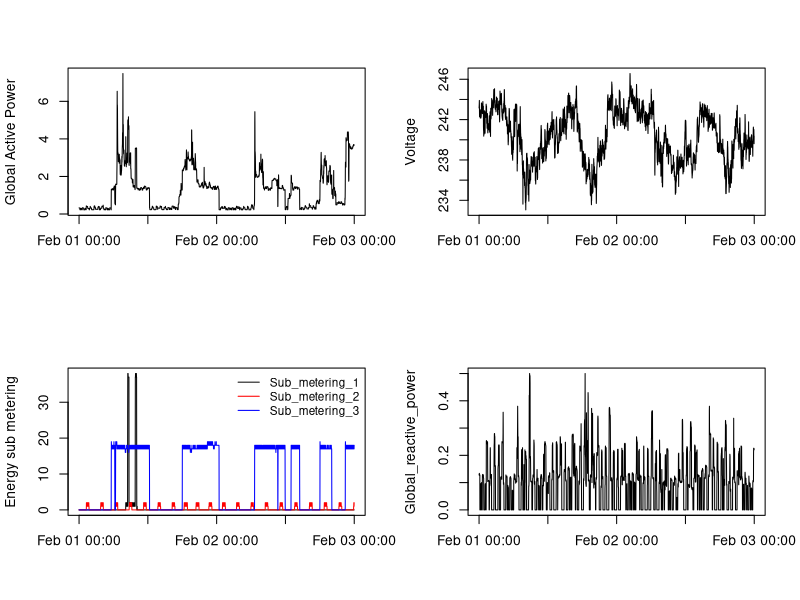

Recreate this plot in R.
library(data.table)

hpc <- fread("./household_power_consumption.txt", na.strings="?")
hpc <- hpc[(hpc$Date=='1/2/2007' | hpc$Date=='2/2/2007'),]
gap <- as.numeric(hpc$Global_active_power)
grp <- as.numeric(hpc$Global_reactive_power)
vol <- as.numeric(hpc$Voltage)
sub1 <- as.numeric(hpc$Sub_metering_1)
sub2 <- as.numeric(hpc$Sub_metering_2)
sub3 <- as.numeric(hpc$Sub_metering_3)
getDateTime = function(d, t) {
  paste(d, t, sep=" ")
}
dt <- mapply(getDateTime, hpc$Date, hpc$Time)
dtp <- sapply(dt, as.POSIXct, format="%d/%m/%Y %H:%M:%S")
dtp <- as.POSIXlt(dtp, origin="1970-01-01")

png(filename="./plot4.png", width=480, height=480)
par(mfrow=c(2,2))
# First plot
ylabel <- "Global Active Power"
plot(dtp, gap, xlab="", ylab=ylabel, type="l")
# Second plot
ylabel <- "Voltage"
plot(dtp, vol, xlab="", ylab=ylabel, type="l")
# Third plot
ylabel <- "Energy sub metering"
plot(dtp, sub1, xlab="", ylab=ylabel, type="n")
lines(dtp, sub1) ; lines(dtp, sub2, col="red") ; lines(dtp, sub3, col="blue")
legend("topright", cex=0.85, bty='n', lty=1, col=c("black", "red", "blue"), legend=c("Sub_metering_1", "Sub_metering_2", "Sub_metering_3"))
# Fourth plot
ylabel <- "Global_reactive_power"
plot(dtp, grp, xlab="", ylab=ylabel, ylim=c(0, 0.5), type="l")
dev.off()
